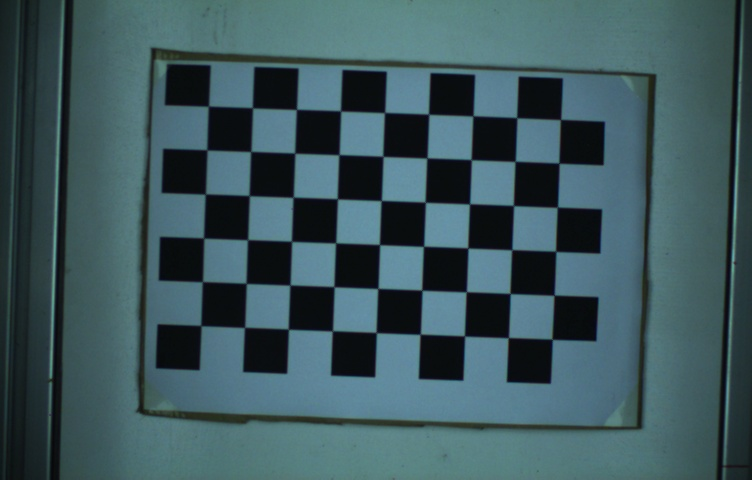
#> input picture sqare/1.jpg, 752 x 480 px, found by its file name; its folder holds only this picture in this run
$ python calibrate_it.py
#> lines starting #> are read from the running program, lines starting #| are printed output that depends on the picture; after the words box and inside, x2 and y2 are one past the last pixel; in counts of white or black regions, pixels touching at a corner belong together
### source/calibrate_camera.py
#!/usr/bin/env python
# -*- coding:utf-8 -*-

import os
import cv2
import json
import math
import numpy as np
from mouse_click import mouse

class calibrate(object):
    def __init__(self, chessImages, describe, saveFile):
        self._chess_folder = chessImages
        self._describe = describe
        self._infoFile = saveFile

        self._pattern_size = 0
        self._sub_pix_size = 0
        self._criteria = 0
        self._file_list = 0

        self._object_point = 0
        self._object_list = 0
        self._image_list = 0

        self._cameraMatrix = 0
        self._distCoeffs = 0
        self._pixel2mm = 0

    def loadDescribeFile(self):
        print "loading describe params from %s..."%self._describe
        with open(self._describe, 'r') as f:
#> (reads describe.json from the repository)
            jsData = json.load(f)

            self._pattern_size = (jsData['patternSize']['points_per_row'], \
                                  jsData['patternSize']['points_per_col'])
            self._sub_pix_size = (jsData['subPixWinSize'], jsData['subPixWinSize'])
            self._criteria = (cv2.TERM_CRITERIA_MAX_ITER + cv2.TERM_CRITERIA_EPS, \
                              jsData['criteria']['max_iter'], \
                              jsData['criteria']['eps'])
            object_distance = jsData['objectDistance']

        self._object_point = np.zeros((self._pattern_size[0]*self._pattern_size[1], 3), \
                                      dtype=np.float32)
        # is related to error from cv2.calibrateCamera
        for row in range(self._pattern_size[1]):
            for col in range(self._pattern_size[0]):
                self._object_point[row*self._pattern_size[0]+col][0] = col*object_distance
                self._object_point[row*self._pattern_size[0]+col][1] = row*object_distance
        '''
        self._object_point = np.zeros((self._pattern_size[0]*self._pattern_size[1],3), np.float32)
        self._object_point[:,:2] = np.mgrid[0:self._pattern_size[0],0:self._pattern_size[1]].T.reshape(-1,2)
        '''


    def loadImageFile(self):
        self._file_list = list()
        print "loading chessboard image from %s..."%self._chess_folder
        files = os.listdir(self._chess_folder)
        for file in files:
            self._file_list.append(self._chess_folder + file)
        print '    got %d images'%len(self._file_list)


    def calibrate_it(self):
        print 'calibrating...'
        self._image_list = list()
        self._object_list = list()

        im_size = 0
        for image in self._file_list:
            imgBGR = cv2.imread(image)
#> imgBGR is the input picture: shape (480, 752, 3); mean B, G, R 92.5, 86.8, 60.9
            if isinstance(imgBGR, np.ndarray):
                imgGray = cv2.cvtColor(imgBGR, cv2.COLOR_BGR2GRAY)
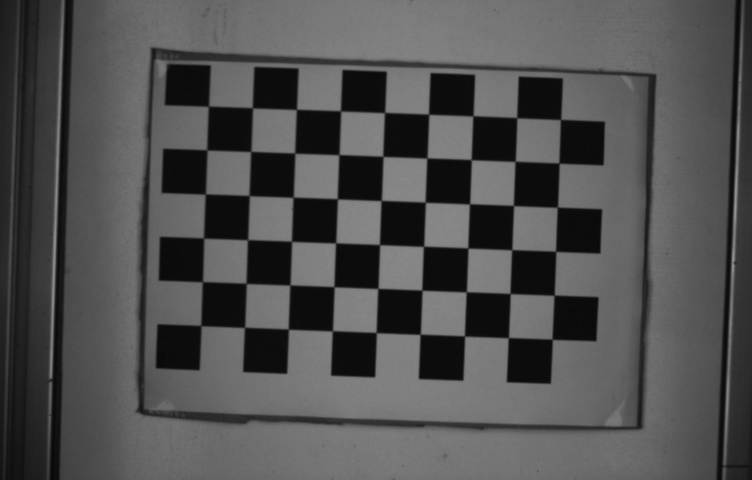
#> imgGray: shape (480, 752); min 8, max 150, mean 79.7
                im_size = imgGray.shape
#> im_size = (480, 752)
                ret, corners = cv2.findChessboardCorners(imgGray, self._pattern_size, \
                                                         flags=cv2.CALIB_CB_ADAPTIVE_THRESH + \
                                                               cv2.CALIB_CB_NORMALIZE_IMAGE + \
                                                               cv2.CALIB_CB_FAST_CHECK)
#> ret = True; corners = 54 rows, first 8: [208.5, 105.8], [252.5, 107.8], [296.6, 109.4], [340.5, 111], [384.5, 112.5], [428.7, 114.1], [472.9, 115.8], [516.7, 117.6]
                if ret:
                    # pattern found
                    cv2.cornerSubPix(imgGray, corners, self._sub_pix_size, (-1,-1), self._criteria)
                    self._image_list.append(corners)
                    self._object_list.append(self._object_point)
                cv2.drawChessboardCorners(imgBGR, self._pattern_size, corners, ret)
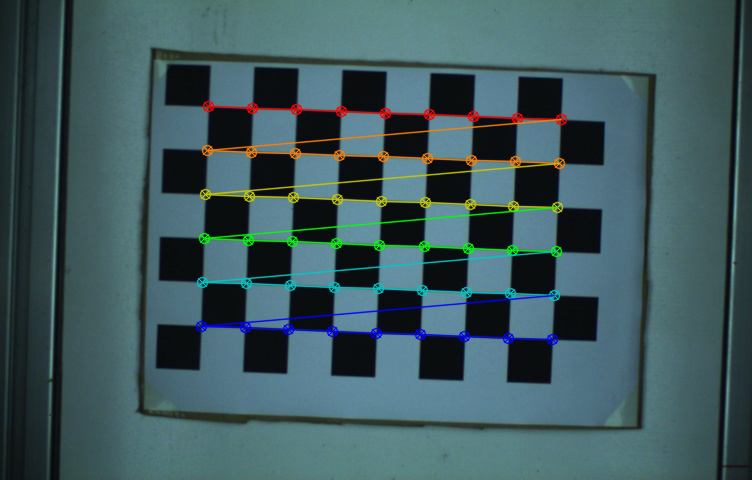
#> imgBGR: shape (480, 752, 3); 4.37% of pixels changed, all inside (x1, y1, x2, y2) = (195, 100, 568, 346)
                cv2.imshow('chess', imgBGR)
                cv2.waitKey(10)

        err, self._cameraMatrix, self._distCoeffs, rves, tvecs = cv2.calibrateCamera(self._object_list, self._image_list, \
                                                          im_size[::-1], None, None)
#> err = 0.145; self._cameraMatrix = [[5002.8, 0, 307.8], [0, 5011.6, 263], [0, 0, 1]]; self._distCoeffs = [[-0.194, -378.5, 0.00447, 0.0201, 1.64]]; rves = ([0.069, 0.024, 0.0371],); tvecs = ([-56.47, -89.04, 2837.2],)
        print '    error: %.4f'%err
#|     error: 0.1454
        self.calc_rate()
        print 'saving camera info...'
        self.save_camera_info(self._cameraMatrix, self._distCoeffs[0])
        cv2.destroyAllWindows()
        return True


    def calc_rate(self):
        '''
        calculate rate of image point -> object point
        '''
        # undistort image
        cv2.destroyAllWindows()
        src_img = cv2.imread(self._file_list[0])
        remaped = cv2.undistort(src_img, self._cameraMatrix, self._distCoeffs)
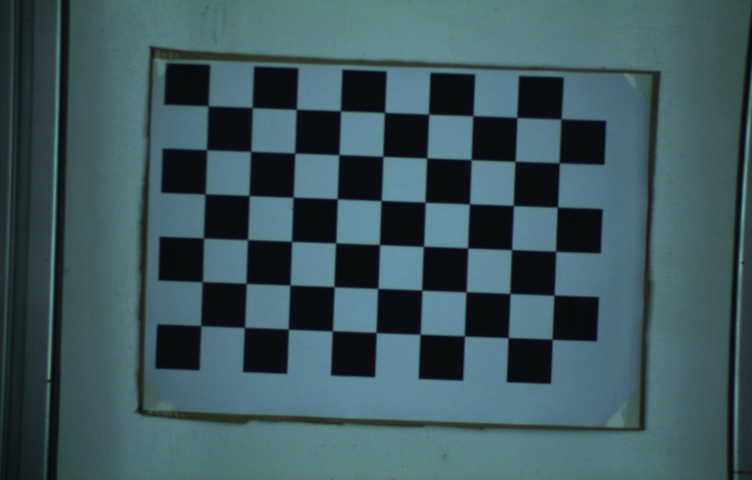
#> remaped: shape (480, 752, 3); mean B, G, R 93.2, 87.5, 61.4

        # choose two points
        print 'choose two points by mouse'
        win_name = "click_to_choose_2_points"
        cv2.namedWindow(win_name)
        cv2.imshow(win_name, remaped)
        cv2.waitKey(1)

        mo = mouse(win_name)
        mo.update_message(remaped, 1, (0,0))
        mo.activate_mouse()
        while mo._active_mouse:
            cv2.waitKey(1)

        # input geometry distance
        real_dist = float(raw_input('input the real distance of two points (mm): '))
        image_dist = math.sqrt(math.pow(mo._position[0][0]-mo._position[1][0],2) + \
                               math.pow(mo._position[0][1]-mo._position[1][1],2))
        self._pixel2mm = real_dist / image_dist
        print 'distance in image: %.2f'%image_dist
        print 'distance in real world: %.2f'%real_dist
        print 'pixel to world: %.2f'%self._pixel2mm


    # [18 lines left out: function save_camera_info, not called in this run]

'''
def main():
    basePath = 'C:/Users/yayo/Desktop/calibrate'
    chessImgDir = basePath + '/sqare/'
    describeFile = basePath + '/describe.json'
    infoFile = basePath + '/sqare_caminfo.json'

    cal = calibrate(chessImgDir, describeFile, infoFile)
    cal.loadDescribeFile()
    cal.loadImageFile()
    cal.calibrate_it()


if __name__ == '__main__':
    main()
'''

### source/mouse_click.py
#!/usr/bin/env python
# -*- coding:utf-8 -*-
import cv2

class mouse(object):
    def __init__(self, window_name):
        self._window_name = window_name

        self._count = 0
        self._active_mouse = False
        self._position = [[0,0],[0,0]]

        cv2.setMouseCallback(window_name, self.onMouse)


    def update_message(self, image, size_rate, shift):
        self._img = image
        self._size_rate = size_rate
        self._shift = shift                 # (x_shift, y_shift)


    def activate_mouse(self):
        self._active_mouse = True


    # [16 lines left out: function onMouse, not called in this run]


### source/calibrate_it.py
#!/usr/bin/env python
# -*- coding:utf-8 -*-

from calibrate_camera import calibrate

basePath = 'C:/Users/yayo/Desktop/calibrate'
chessImgDir = basePath + '/sqare/'
describeFile = basePath + '/describe.json'
infoFile = basePath + '/sqare_caminfo.json'

cal = calibrate(chessImgDir, describeFile, infoFile)
cal.loadDescribeFile()
cal.loadImageFile()
cal.calibrate_it()
